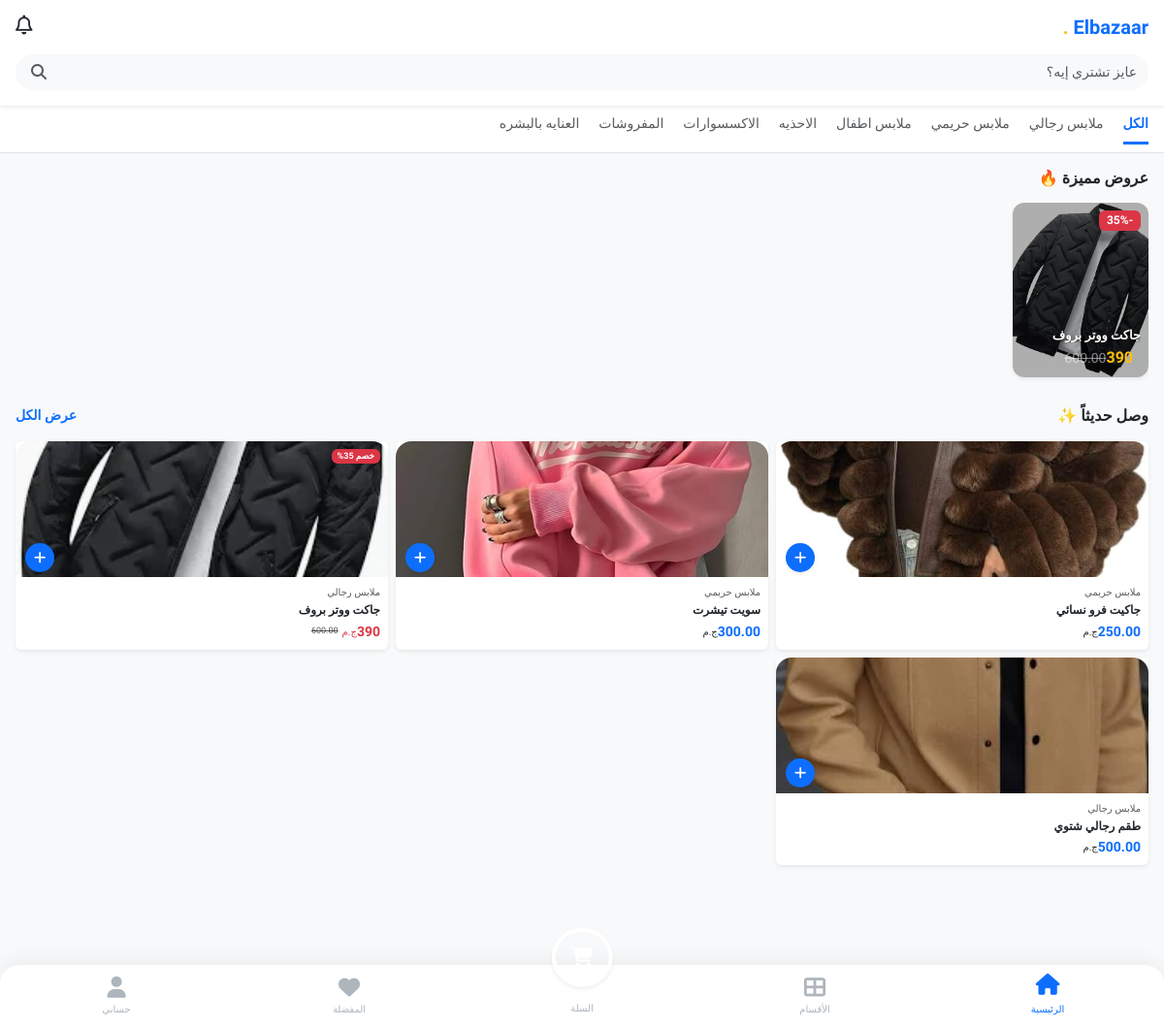
The page / on the database its author committed.
### store/models.py (models this page shows, shortened)
class Category(models.Model):
    name = models.CharField(max_length=100, verbose_name="اسم القسم")
    image = models.ImageField(upload_to='categories/', verbose_name="صورة القسم", blank=True, null=True)
    created_at = models.DateTimeField(auto_now_add=True)
    class Meta:
        verbose_name = "قسم"
        verbose_name_plural = "الأقسام"

class Product(models.Model):
    category = models.ForeignKey(Category, on_delete=models.SET_NULL, null=True, blank=True, related_name='products', verbose_name="القسم")
    merchant = models.ForeignKey(MerchantProfile, on_delete=models.CASCADE, related_name='products')
    name = models.CharField(max_length=200, verbose_name="اسم المنتج")
    description = models.TextField(verbose_name="وصف المنتج")
    base_price = models.DecimalField(max_digits=10, decimal_places=2, verbose_name="السعر الأساسي")
    image = models.ImageField(upload_to='products/', verbose_name="صورة المنتج الرئيسية")
    shipping_fee = models.DecimalField(max_digits=10, decimal_places=2, default=0, verbose_name="مصاريف الشحن")
    is_active = models.BooleanField(default=False, verbose_name="مفعل (موافقة المشرف)")
    created_at = models.DateTimeField(auto_now_add=True)
    admin_commission = models.DecimalField(max_digits=10, decimal_places=2, default=0.00, verbose_name="عمولة المنصة")

class Offer(models.Model):
    product = models.OneToOneField(Product, on_delete=models.CASCADE, related_name='active_offer')
    discount_percentage = models.PositiveIntegerField(verbose_name="نسبة الخصم %")
    start_date = models.DateTimeField()
    end_date = models.DateTimeField()
    is_active = models.BooleanField(default=True)
    is_platform_offer = models.BooleanField(default=False, verbose_name="عرض من المنصة (يوجد تعويض)")
    created_at = models.DateTimeField(auto_now_add=True)
    @property
    def discounted_price(self):
        percentage = Decimal(self.discount_percentage)
        factor = Decimal(1) - (percentage / Decimal(100))
        return self.product.base_price * factor

### store/views.py (the view)
# urls.py: path('', views.home, name='home'),
def home(request):
    pending_conf = check_pending_confirmations(request.user)
    if pending_conf:
        return redirect('confirm_delivery_view', order_id=pending_conf.id)
    if request.user.is_authenticated:
        if not request.user.phone_primary:
            return redirect('complete_profile')
    query = request.GET.get('q') # كلمة البحث
    category_id = request.GET.get('category')
    products = Product.objects.filter(
        is_active=True,
        merchant__wallet__balance__gte=F('merchant__minimum_balance_required')
    ).order_by('-created_at')
    if query:
        products = products.filter(
            Q(name__icontains=query) |
            Q(description__icontains=query)
        )
    if category_id:
        products = products.filter(category_id=category_id)
    products = products.order_by('-created_at')
    categories = Category.objects.all()
    offers = Product.objects.filter(
        active_offer__is_active=True,
        active_offer__end_date__gte=timezone.now(),
        is_active=True,
        merchant__wallet__balance__gte=F('merchant__minimum_balance_required') # المنتج نفسه لازم يكون مفعل
    ).order_by('-active_offer__discount_percentage')[:5] # نأخذ أقوى 5 عروض
    unread_count = 0
    if request.user.is_authenticated:
        unread_count = Notification.objects.filter(recipient=request.user, is_read=False).count()
    return render(request, 'store/home.html', {
        'products': products,
        'categories': categories,
        'selected_category': int(category_id) if category_id else None,
        'search_query': query,
        'offers': offers,
        'unread_notifications_count': unread_count # لإبقائها في مربع البحث
    })

### store/context_processors.py (called while the page is built)
def site_settings(request):
    settings = SiteSetting.objects.first()
    return {'site_settings': settings}

### store/views.py (called while the page is built, shortened)
def check_pending_confirmations(user):
    if not user.is_authenticated: return None

### templates/store/home.html (shortened to what this page needs)
{% extends 'base.html' %}
{% block content %}
<div class="bg-white pb-3 pt-3 px-3 shadow-sm sticky-top" style="z-index: 900;">
    <div class="d-flex justify-content-between align-items-center mb-3">
        <div class="d-flex align-items-center">
            <h5 class="m-0 fw-bold" style="color: var(--primary-blue); font-family: 'Tajawal', sans-serif; font-weight: 800;">
                Elbazaar <span class="text-warning">.</span>
            </h5>
        </div>
        <a href="{% url 'notifications' %}" class="text-decoration-none position-relative text-dark">
            <i class="far fa-bell fs-5"></i>
        </a>
    </div>
    <form action="{% url 'home' %}" method="GET" class="position-relative">
        <input type="text" name="q" value="{{ search_query|default:'' }}"
               class="form-control rounded-pill bg-light border-0 py-2 ps-5"
               placeholder="عايز تشتري إيه؟" style="font-size: 14px;">
        <button type="submit" class="btn position-absolute top-50 start-0 translate-middle-y ms-1 border-0">
            <i class="fas fa-search text-muted"></i>
        </button>
    </form>
</div>
<div class="bg-white border-bottom mb-3">
    <div class="d-flex overflow-auto px-3 py-2" style="gap: 20px; white-space: nowrap;">
        <a href="{% url 'home' %}" class="text-decoration-none {% if not selected_category %}fw-bold text-primary border-bottom border-3 border-primary{% else %}text-muted{% endif %} pb-2" style="font-size: 14px;">
            الكل
        </a>
        {% for category in categories %}
        <a href="{% url 'home' %}?category={{ category.id }}"
           class="text-decoration-none {% if selected_category == category.id %}fw-bold text-primary border-bottom border-3 border-primary{% else %}text-muted{% endif %} pb-2"
           style="font-size: 14px;">
            {{ category.name }}
        </a>
        {% endfor %}
    </div>
</div>
<div class="container-fluid px-3">
    {% if offers %}
    <h6 class="fw-bold mb-3 text-dark">عروض مميزة 🔥</h6>
    <div class="d-flex overflow-auto mb-4" style="gap: 10px; padding-bottom: 5px;">
        {% for product in offers %}
        <a href="{% url 'product_detail' product.pk %}" class="text-decoration-none">
            <div class="card border-0 text-white flex-shrink-0 position-relative overflow-hidden shadow-sm"
                 style="width: 140px; height: 180px; border-radius: 12px;">
                {% if product.image %}
                    <img src="{{ product.image.url }}" class="position-absolute w-100 h-100" style="object-fit: cover; filter: brightness(0.7);">
                {% else %}
                    <div class="position-absolute w-100 h-100 bg-secondary"></div>
                {% endif %}
                <div class="card-body p-2 d-flex flex-column position-relative z-1 h-100">
                    <span class="badge bg-danger align-self-start mb-auto">
                        -{{ product.active_offer.discount_percentage }}%
                    </span>
                    <h6 class="fw-bold mb-0 text-white text-truncate" style="font-size: 13px; text-shadow: 0 1px 3px rgba(0,0,0,0.8);">
                        {{ product.name }}
                    </h6>
                    <div class="d-flex align-items-center mt-1">
                        <span class="fw-bold text-warning me-2">{{ product.active_offer.discounted_price|floatformat:0 }}</span>
                        <span class="text-white-50 text-decoration-line-through small">{{ product.base_price }}</span>
                    </div>
                </div>
            </div>
        </a>
        {% endfor %}
    </div>
    {% endif %}
    <div class="d-flex justify-content-between align-items-center mb-3">
        <h6 class="fw-bold m-0 text-dark">وصل حديثاً ✨</h6>
        <a href="#" class="text-decoration-none small text-primary fw-bold">عرض الكل</a>
    </div>
    <div class="row g-2 mb-5">
        {% for product in products %}
        <div class="col-6 col-md-4">
            <a href="{% url 'product_detail' product.pk %}" class="text-decoration-none text-dark">
                <div class="card h-100 position-relative border-0 shadow-sm">
                    {% if product.active_offer and product.active_offer.is_active %}
                        <span class="badge bg-danger position-absolute top-0 end-0 m-2 shadow-sm" style="font-size: 9px;">
                            خصم {{ product.active_offer.discount_percentage }}%
                        </span>
                    {% endif %}
                    <div style="height: 140px; overflow: hidden; border-radius: 16px 16px 0 0; background-color: #fff; display: flex; align-items: center; justify-content: center;">
                        {% if product.image %}
                            <img src="{{ product.image.url }}" class="w-100 h-100" style="object-fit: cover;">
                        {% else %}
                            <i class="fas fa-camera text-muted fa-2x opacity-25"></i>
                        {% endif %}
                    </div>
                    <a href="{% url 'product_detail' product.pk %}"
                       class="btn btn-primary-app rounded-circle position-absolute d-flex align-items-center justify-content-center shadow-sm"
                       style="width: 30px; height: 30px; bottom: 80px; left: 10px; padding: 0;">
                        <i class="fas fa-plus small text-white"></i>
                    </a>
                    <div class="card-body p-2">
                        <span class="text-muted d-block mb-1" style="font-size: 10px;">{{ product.category.name }}</span>
                        <h6 class="card-title text-truncate fw-bold mb-1" style="font-size: 12px;">
                            {{ product.name }}
                        </h6>
                        <div class="d-flex align-items-center">
                            {% if product.active_offer and product.active_offer.is_active %}
                                <span class="text-danger fw-bold" style="font-size: 14px;">{{ product.active_offer.discounted_price|floatformat:0 }}</span>
                                <span class="small ms-1 text-danger" style="font-size: 10px;">ج.م</span>
                                <span class="ms-2 text-muted text-decoration-line-through" style="font-size: 9px;">{{ product.base_price }}</span>
                            {% else %}
                                <span class="text-primary fw-bold" style="font-size: 14px;">{{ product.base_price }}</span>
                                <span class="small ms-1" style="font-size: 10px;">ج.م</span>
                            {% endif %}
                        </div>
                    </div>
                </div>
            </a>
        </div>
        {% endfor %}
    </div>
</div>
{% endblock %}

### templates/base.html (style rules this page uses)
:root { --primary-blue: #0d6efd; --accent-yellow: #ffc107; --bg-light: #f8f9fa; --text-dark: #212529; --white: #ffffff; }
body { padding-bottom: 120px !important; background-color: var(--bg-light); font-family: 'Tajawal', sans-serif; color: var(--text-dark); -webkit-tap-highlight-color: transparent; }
a { text-decoration: none; }
.btn-primary-app { background-color: var(--primary-blue); color: white; border: none; border-radius: 50px; transition: 0.2s; }

### rows shown on the page
Category: name "ملابس رجالي"
Category: name "ملابس حريمي"
Category: name "ملابس اطفال"
Category: name "الاحذيه"
Category: name "الاكسسوارات"
Category: name "المفروشات"
Category: name "العنايه بالبشره"
Product: image (picture), active_offer.discount_percentage "35", name "جاكت ووتر بروف", active_offer.discounted_price "390", base_price "600.00", category.name "ملابس رجالي"
Product: image (picture), category.name "ملابس حريمي", name "جاكيت فرو نسائي", base_price "250.00"
Product: image (picture), category.name "ملابس حريمي", name "سويت تيشرت", base_price "300.00"
Product: image (picture), category.name "ملابس رجالي", name "طقم رجالي شتوي", base_price "500.00"
